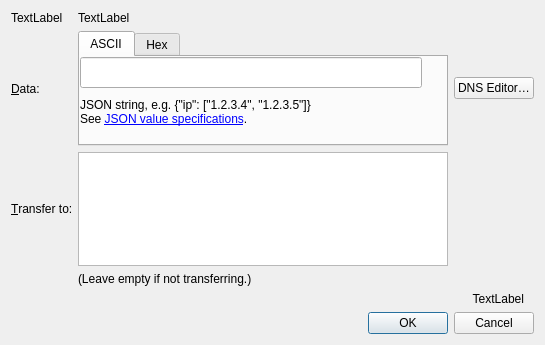
<?xml version="1.0" encoding="UTF-8"?>
<ui version="4.0">
 <class>ConfigureNameDialog</class>
 <widget class="QDialog" name="ConfigureNameDialog">
  <property name="geometry">
   <rect>
    <x>0</x>
    <y>0</y>
    <width>545</width>
    <height>345</height>
   </rect>
  </property>
  <property name="sizePolicy">
   <sizepolicy hsizetype="Preferred" vsizetype="Preferred">
    <horstretch>0</horstretch>
    <verstretch>0</verstretch>
   </sizepolicy>
  </property>
  <property name="windowTitle">
   <string>Configure Name</string>
  </property>
  <layout class="QGridLayout" name="gridLayout_2">
   <item row="0" column="0">
    <layout class="QGridLayout" name="gridLayout">
     <item row="4" column="1">
      <layout class="QHBoxLayout" name="transferToLayout">
       <property name="spacing">
        <number>0</number>
       </property>
       <property name="sizeConstraint">
        <enum>QLayout::SetDefaultConstraint</enum>
       </property>
       <item>
        <widget class="QPayToEdit" name="transferTo"/>
       </item>
      </layout>
     </item>
     <item row="2" column="0">
      <widget class="QLabel" name="label">
       <property name="text">
        <string>&amp;Data:</string>
       </property>
       <property name="alignment">
        <set>Qt::AlignLeading|Qt::AlignLeft|Qt::AlignVCenter</set>
       </property>
       <property name="buddy">
        <cstring>dataEdit</cstring>
       </property>
      </widget>
     </item>
     <item row="2" column="2">
      <widget class="QPushButton" name="btnDNSEditor">
       <property name="text">
        <string>DNS Editor…</string>
       </property>
      </widget>
     </item>
     <item row="4" column="0">
      <widget class="QLabel" name="labelTransferTo">
       <property name="text">
        <string>&amp;Transfer to:</string>
       </property>
       <property name="buddy">
        <cstring>transferTo</cstring>
       </property>
      </widget>
     </item>
     <item row="1" column="1">
      <spacer name="verticalSpacer_2">
       <property name="orientation">
        <enum>Qt::Vertical</enum>
       </property>
       <property name="sizeHint" stdset="0">
        <size>
         <width>20</width>
         <height>16</height>
        </size>
       </property>
      </spacer>
     </item>
     <item row="0" column="1">
      <widget class="QLabel" name="labelName">
       <property name="text">
        <string notr="true">TextLabel</string>
       </property>
       <property name="textFormat">
        <enum>Qt::PlainText</enum>
       </property>
      </widget>
     </item>
     <item row="2" column="1">
      <layout class="QHBoxLayout" name="horizontalLayout_3">
       <item>
        <widget class="QTabWidget" name="tabWidget">
         <property name="minimumSize">
          <size>
           <width>350</width>
           <height>115</height>
          </size>
         </property>
         <property name="currentIndex">
          <number>0</number>
         </property>
         <widget class="QWidget" name="ASCII">
          <property name="minimumSize">
           <size>
            <width>0</width>
            <height>0</height>
           </size>
          </property>
          <attribute name="title">
           <string>ASCII</string>
          </attribute>
          <widget class="QLabel" name="label_4">
           <property name="geometry">
            <rect>
             <x>0</x>
             <y>30</y>
             <width>361</width>
             <height>51</height>
            </rect>
           </property>
           <property name="text">
            <string>JSON string, e.g. {&amp;quot;ip&amp;quot;: [&amp;quot;1.2.3.4&amp;quot;, &amp;quot;1.2.3.5&amp;quot;]}&lt;br&gt;See &lt;a href=&quot;https://github.com/namecoin/proposals&quot;&gt;JSON value specifications&lt;/a&gt;.</string>
           </property>
           <property name="openExternalLinks">
            <bool>true</bool>
           </property>
          </widget>
          <widget class="QWidget" name="layoutWidget">
           <property name="geometry">
            <rect>
             <x>0</x>
             <y>0</y>
             <width>342</width>
             <height>31</height>
            </rect>
           </property>
           <layout class="QHBoxLayout" name="transferToLayout_3">
            <property name="spacing">
             <number>0</number>
            </property>
            <property name="sizeConstraint">
             <enum>QLayout::SetDefaultConstraint</enum>
            </property>
            <item>
             <widget class="QLineEdit" name="dataEdit">
              <property name="sizePolicy">
               <sizepolicy hsizetype="Expanding" vsizetype="Expanding">
                <horstretch>0</horstretch>
                <verstretch>0</verstretch>
               </sizepolicy>
              </property>
              <property name="minimumSize">
               <size>
                <width>340</width>
                <height>0</height>
               </size>
              </property>
              <property name="toolTip">
               <string>Enter JSON string that will be associated with the name</string>
              </property>
              <property name="maxLength">
               <number>520000</number>
              </property>
             </widget>
            </item>
           </layout>
          </widget>
         </widget>
         <widget class="QWidget" name="Hex">
          <attribute name="title">
           <string>Hex</string>
          </attribute>
          <widget class="QLabel" name="label_6">
           <property name="geometry">
            <rect>
             <x>0</x>
             <y>30</y>
             <width>361</width>
             <height>51</height>
            </rect>
           </property>
           <property name="text">
            <string>Hex data is only recommended for power users&lt;br&gt;and developers.</string>
           </property>
           <property name="openExternalLinks">
            <bool>true</bool>
           </property>
          </widget>
          <widget class="QWidget" name="layoutWidget_2">
           <property name="geometry">
            <rect>
             <x>0</x>
             <y>0</y>
             <width>342</width>
             <height>31</height>
            </rect>
           </property>
           <layout class="QHBoxLayout" name="transferToLayout_4">
            <property name="spacing">
             <number>0</number>
            </property>
            <property name="sizeConstraint">
             <enum>QLayout::SetDefaultConstraint</enum>
            </property>
            <item>
             <widget class="QLineEdit" name="dataEditHex">
              <property name="sizePolicy">
               <sizepolicy hsizetype="Expanding" vsizetype="Expanding">
                <horstretch>0</horstretch>
                <verstretch>0</verstretch>
               </sizepolicy>
              </property>
              <property name="minimumSize">
               <size>
                <width>340</width>
                <height>0</height>
               </size>
              </property>
              <property name="toolTip">
               <string>Enter JSON string that will be associated with the name</string>
              </property>
              <property name="maxLength">
               <number>520000</number>
              </property>
             </widget>
            </item>
           </layout>
          </widget>
         </widget>
        </widget>
       </item>
      </layout>
     </item>
     <item row="3" column="1">
      <spacer name="verticalSpacer">
       <property name="orientation">
        <enum>Qt::Vertical</enum>
       </property>
       <property name="sizeHint" stdset="0">
        <size>
         <width>20</width>
         <height>16</height>
        </size>
       </property>
      </spacer>
     </item>
     <item row="0" column="0">
      <widget class="QLabel" name="labelNamespace">
       <property name="text">
        <string notr="true">TextLabel</string>
       </property>
       <property name="buddy">
        <cstring>dataEdit</cstring>
       </property>
      </widget>
     </item>
     <item row="5" column="1">
      <widget class="QLabel" name="labelTransferToHint">
       <property name="text">
        <string>(Leave empty if not transferring.)</string>
       </property>
      </widget>
     </item>
    </layout>
   </item>
   <item row="1" column="0">
    <widget class="QLabel" name="labelSubmitHint">
     <property name="text">
      <string notr="true">TextLabel</string>
     </property>
     <property name="alignment">
      <set>Qt::AlignRight|Qt::AlignTrailing|Qt::AlignVCenter</set>
     </property>
     <property name="margin">
      <number>10</number>
     </property>
     <property name="indent">
      <number>10</number>
     </property>
    </widget>
   </item>
   <item row="2" column="0">
    <layout class="QHBoxLayout" name="horizontalLayout">
     <item>
      <spacer name="horizontalSpacer">
       <property name="orientation">
        <enum>Qt::Horizontal</enum>
       </property>
       <property name="sizeHint" stdset="0">
        <size>
         <width>40</width>
         <height>20</height>
        </size>
       </property>
      </spacer>
     </item>
     <item>
      <widget class="QDialogButtonBox" name="buttonBox">
       <property name="sizePolicy">
        <sizepolicy hsizetype="Maximum" vsizetype="Fixed">
         <horstretch>0</horstretch>
         <verstretch>0</verstretch>
        </sizepolicy>
       </property>
       <property name="orientation">
        <enum>Qt::Horizontal</enum>
       </property>
       <property name="standardButtons">
        <set>QDialogButtonBox::Cancel|QDialogButtonBox::Ok</set>
       </property>
      </widget>
     </item>
    </layout>
   </item>
  </layout>
 </widget>
 <customwidgets>
  <customwidget>
   <class>QPayToEdit</class>
   <extends>QPlainTextEdit</extends>
   <header>qpaytoedit.h</header>
  </customwidget>
 </customwidgets>
 <resources/>
 <connections>
  <connection>
   <sender>buttonBox</sender>
   <signal>accepted()</signal>
   <receiver>ConfigureNameDialog</receiver>
   <slot>accept()</slot>
   <hints>
    <hint type="sourcelabel">
     <x>248</x>
     <y>254</y>
    </hint>
    <hint type="destinationlabel">
     <x>157</x>
     <y>274</y>
    </hint>
   </hints>
  </connection>
  <connection>
   <sender>buttonBox</sender>
   <signal>rejected()</signal>
   <receiver>ConfigureNameDialog</receiver>
   <slot>reject()</slot>
   <hints>
    <hint type="sourcelabel">
     <x>248</x>
     <y>254</y>
    </hint>
    <hint type="destinationlabel">
     <x>157</x>
     <y>274</y>
    </hint>
   </hints>
  </connection>
 </connections>
</ui>
